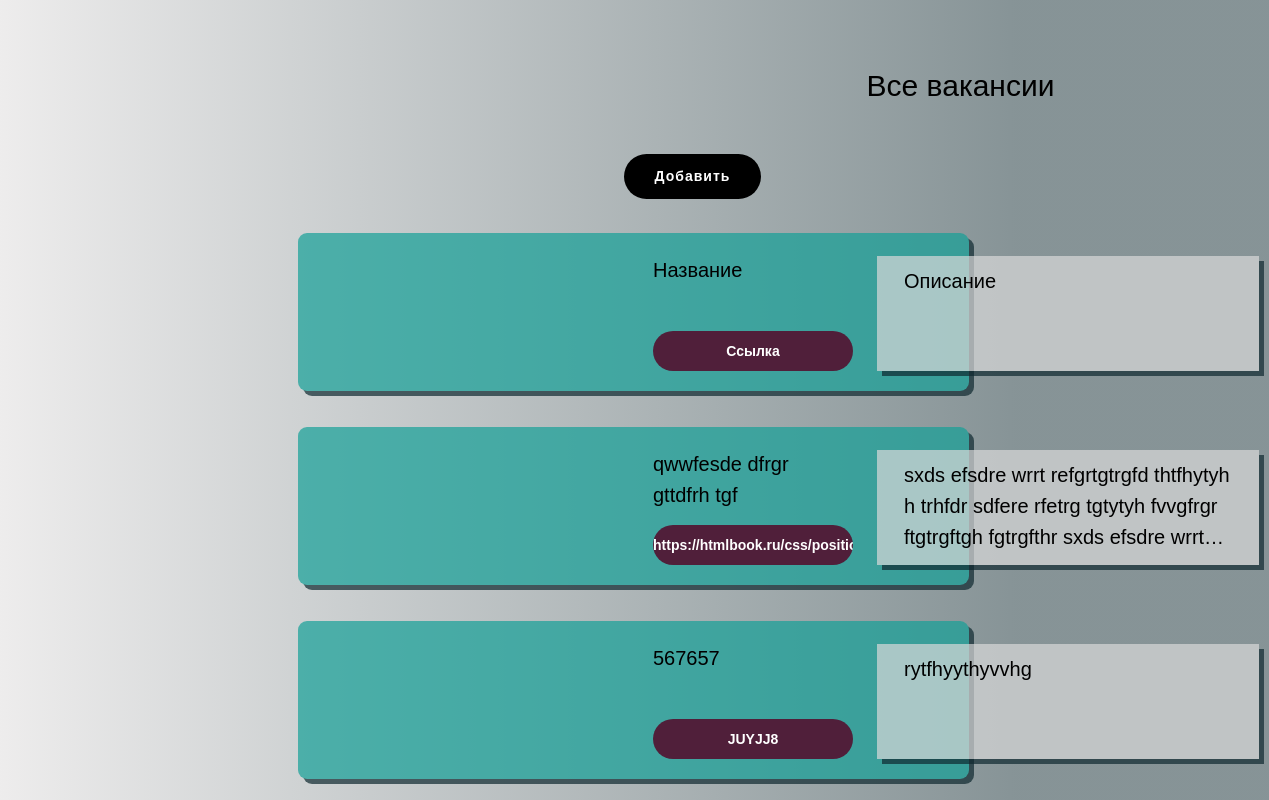
Page /vacancies/ on the committed database.
### base/models.py (models this page shows, shortened)
class Vacancies(models.Model):
    user_id = models.ForeignKey(User, default=None, on_delete=models.CASCADE)
    name = models.CharField(max_length=200)
    description = models.TextField()
    link = models.URLField(max_length=200)

### base/views.py (the view)
# urls.py: path('vacancies/', views.vacancies, name='vacancies'),
def vacancies(request):
    context = {
        'vacancies': Vacancies.objects.all()[::-1],
    }
    return render(request, "vacancies.html", context)

### base/templates/vacancies.html (shortened to what this page needs)
<!DOCTYPE html>
<html>
<head>
  <link rel="stylesheet" href="../static/vacancies_files/tilda-grid-3.0.min.css" type="text/css" media="all" onerror="this.loaderr='y';">
  <link rel="stylesheet" href="../static/vacancies_files/tilda-blocks-page38230495.min.css" type="text/css" media="all" onerror="this.loaderr='y';">
  <link href="../static/vacancies_files/css2.css" rel="stylesheet">
  <link rel="stylesheet" href="../static/vacancies_files/tilda-animation-2.0.min.css" type="text/css" media="all" onerror="this.loaderr='y';">
</head>
<body class="t-body" style="margin:0;">
  <div id="allrecords" class="t-records t-records_animated t-records_visible" data-hook="blocks-collection-content-node" data-tilda-project-id="4685460" data-tilda-page-id="38230495" data-tilda-formskey="786e4a1d92eaa53b779c55e94d76960e" data-tilda-lazy="yes">
    <div id="rec617774056" class="r t-rec" style=" " data-animationappear="off" data-record-type="396">
      <div class="t396">
          <div class="t396__elem tn-elem tn-elem__6177740561689701554351" data-elem-id="1689701554351" data-elem-type="text" data-field-top-value="62" data-field-left-value="487" data-field-width-value="227" data-field-axisy-value="top" data-field-axisx-value="left" data-field-container-value="grid" data-field-topunits-value="px" data-field-leftunits-value="px" data-field-heightunits-value="" data-field-widthunits-value="px" data-fields="top,left,width,container,axisx,axisy,widthunits,leftunits,topunits" style="top: 62px; left: 847px; width: 227px;">
               <div class="tn-atom" field="tn_text_1689701554351" style="line-height: 47px;">Все вакансии</div>
          </div>
          <div class="t396__elem tn-elem tn-elem__6177740561689702811458" data-elem-id="1689702811458" data-elem-type="button" data-field-top-value="154" data-field-left-value="264" data-field-height-value="45" data-field-width-value="137" data-field-axisy-value="top" data-field-axisx-value="left" data-field-container-value="grid" data-field-topunits-value="px" data-field-leftunits-value="px" data-field-heightunits-value="px" data-field-widthunits-value="px" data-fields="top,left,width,height,container,axisx,axisy,caption,leftunits,topunits" style="top: 154px; left: 624px; width: 137px; height: 45px;"><a class="tn-atom" href="{% url 'base:add_vacancy' %}">Добавить</a></div>
          {% for vacancy in vacancies %}
          <div style="position: relative;">
               <div class="t396__elem tn-elem tn-elem__6177740561689699702706 t-animate t-animate_started" data-elem-id="1689699702706" data-elem-type="shape" data-field-top-value="233" data-field-left-value="263" data-field-height-value="158" data-field-width-value="671" data-field-axisy-value="top" data-field-axisx-value="left" data-field-container-value="grid" data-field-topunits-value="px" data-field-leftunits-value="px" data-field-heightunits-value="px" data-field-widthunits-value="px" data-animate-style="fadeinright" data-animate-duration="1" data-animate-distance="10" data-fields="width,height,top,left,container,axisx,axisy,widthunits,heightunits,leftunits,topunits" style="width: 671px; position: relative; height: 158px; transform: translate3d(-10px, 0px, 0px); transition-duration: 1s;">
                    <div class="tn-atom"></div>
               </div>
               <div class="t396__elem tn-elem tn-elem__6177740561689699811708 t-animate t-animate_started" data-elem-id="1689699811708" data-elem-type="shape" data-field-top-value="256" data-field-left-value="517" data-field-height-value="115" data-field-width-value="382" data-field-axisy-value="top" data-field-axisx-value="left" data-field-container-value="grid" data-field-topunits-value="px" data-field-leftunits-value="px" data-field-heightunits-value="px" data-field-widthunits-value="px" data-animate-style="fadeinright" data-animate-duration="1" data-animate-distance="10" data-fields="width,height,top,left,container,axisx,axisy,widthunits,heightunits,leftunits,topunits" style="width: 382px; left: 877px; top: 256px; height: 115px; transform: translate3d(-10px, 0px, 0px); transition-duration: 1s;">
                    <div class="tn-atom"></div>
               </div>
               <div class="t396__elem tn-elem tn-elem__6177740561689701433203" data-elem-id="1689701433203" data-elem-type="text" data-field-top-value="255" data-field-left-value="293" data-field-width-value="187" data-field-axisy-value="top" data-field-axisx-value="left" data-field-container-value="grid" data-field-topunits-value="px" data-field-leftunits-value="px" data-field-heightunits-value="" data-field-widthunits-value="px" data-fields="top,left,width,container,axisx,axisy,widthunits,leftunits,topunits" style="top: 255px; left: 653px; width: 187px;">
                    <div class="tn-atom" field="tn_text_1689701433203" style="line-height: 31px; overflow: auto; text-overflow: ellipsis; display: -webkit-box; -webkit-line-clamp: 2; -webkit-box-orient: vertical;">{{ vacancy.name }}</div>
               </div>
               <div class="t396__elem tn-elem tn-elem__6177740561689701463446" data-elem-id="1689701463446" data-elem-type="text" data-field-top-value="266" data-field-left-value="544" data-field-width-value="334" data-field-axisy-value="top" data-field-axisx-value="left" data-field-container-value="grid" data-field-topunits-value="px" data-field-leftunits-value="px" data-field-heightunits-value="" data-field-widthunits-value="px" data-fields="top,left,width,container,axisx,axisy,widthunits,leftunits,topunits" style="top: 266px; left: 904px; width: 334px; overflow: auto; text-overflow: ellipsis; display: -webkit-box; -webkit-line-clamp: 4; -webkit-box-orient: vertical;">
                    <div class="tn-atom" field="tn_text_1689701463446" style="line-height: 31px; overflow: auto; text-overflow: ellipsis; display: -webkit-box; -webkit-line-clamp: 3; -webkit-box-orient: vertical;">{{ vacancy.description }}</div>
               </div>
               <div class="t396__elem tn-elem tn-elem__6177740561689701838952" data-elem-id="1689701838952" data-elem-type="button" data-field-top-value="331" data-field-left-value="293" data-field-height-value="34" data-field-width-value="163" data-field-axisy-value="top" data-field-axisx-value="left" data-field-container-value="grid" data-field-topunits-value="px" data-field-leftunits-value="px" data-field-heightunits-value="px" data-field-widthunits-value="px" data-fields="top,left,width,height,container,axisx,axisy,caption,leftunits,topunits" style="top: 331px; left: 653px; width: 163px; height: 34px;">
                <div class="tn-atom" field="tn_text_1689701838952" style="width: 200px; line-height: 40px; overflow: auto; text-overflow: ellipsis; display: -webkit-box; -webkit-line-clamp: 1; -webkit-box-orient: vertical;">{{vacancy.link}}</div>
               </div>
          </div>
          {% endfor %}
      </div>
    </div>
  </div>
</body>
</html>

### rows in the picture
Vacancies: name "Название", description "Описание", link "Ссылка"
Vacancies: name "qwwfesde dfrgr gttdfrh tgf", description "sxds efsdre wrrt refgrtgtrgfd thtfhytyh h trhfdr sdfere rfetrg tgtytyh fvvgfrgr ftgtrgftgh fgtrgfthr sxds efsdre…", link "https://htmlbook.ru/css/pos…"
Vacancies: name "567657", description "rytfhyythyvvhg", link "JUYJJ8"
